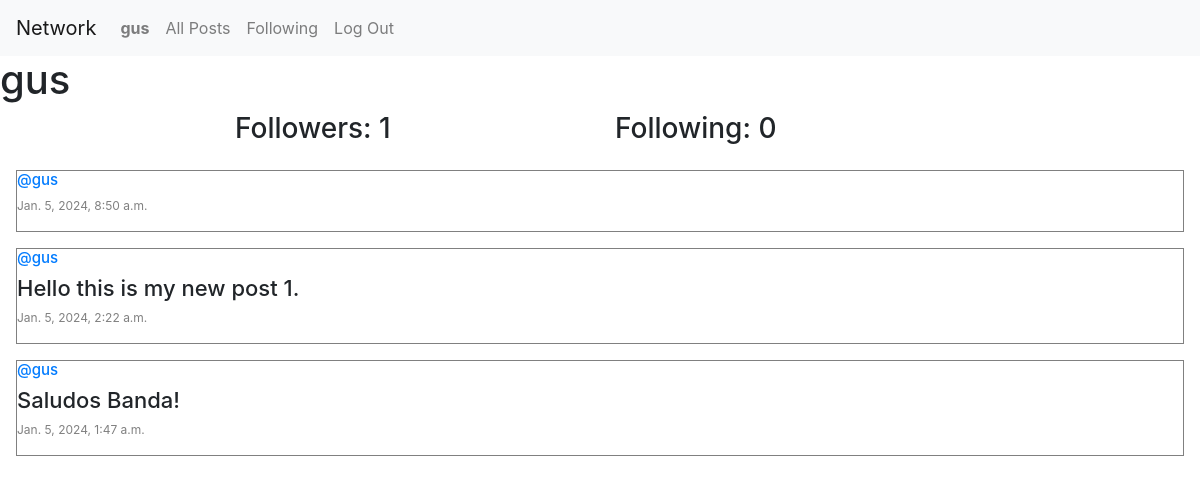
/profile/1 (signed in), run on the app's committed database.
### network/models.py (models this page shows, shortened)
class User(AbstractUser):
    pass

class Post(models.Model):
    content = models.CharField(max_length=140)
    user = models.ForeignKey(User, on_delete=models.CASCADE, related_name="author")
    date = models.DateTimeField(auto_now_add=True)

### network/views.py (the view)
# urls.py: path("profile/<int:user_id>", views.profile, name="profile"),
def profile(request, user_id):
    user = User.objects.get(pk=user_id)
    all_posts = Post.objects.filter(user=user).order_by("id").reverse()
    username = user.username
    following = Follow.objects.filter(user=user)
    followers = Follow.objects.filter(user_follower=user)
    try:
        check_follow = followers.filter(user=User.objects.get(pk=request.user.id))
        if len(check_follow) != 0:
            is_following = True
        else:
            is_following = False
    except:
        is_following = False
    paginator = Paginator(all_posts, 10)
    page_number = request.GET.get("page")
    posts_on_page = paginator.get_page(page_number)
    return render(
        request,
        "network/profile.html",
        {
            "all_posts": all_posts,
            "posts_on_page": posts_on_page,
            "username": username,
            "following": following,
            "followers": followers,
            "is_following": is_following,
            "user_profile": user,
        },
    )

### network/templates/network/profile.html (shortened to what this page needs)
{% extends "network/layout.html" %}
{% block body %}
    <h1>{{ username }}</h1>
        <div class="container">
            <div class="row d-flex justify-content-center">
                <h3 class="col-4">Followers: {{ followers.count }} </h3>
                <h3 class="col-4">Following: {{ following.count }} </h3>
            </div>
        </div>
        <div>
        {% for post in posts_on_page %}
            <div style="border: solid .1px gray; margin: 1em;" >
                <h5 style="font-size: 15px;"><a href="{% url 'profile' user_id=post.user.id %}">@{{ post.user }}</a></h5>
                <h6 style="font-size: 22px;">{{ post.content }}</h6>
                <p style="color: gray; font-size: 12px;">{{ post.date }}</p>
            </div>
        {% endfor %}
        </div>
{% endblock %}

### network/templates/network/layout.html (shortened to what this page needs)
{% load static %}
<!DOCTYPE html>
<html lang="en">
    <head>
        <link rel="stylesheet" href="https://stackpath.bootstrapcdn.com/bootstrap/4.4.1/css/bootstrap.min.css">
        <link href="{% static 'network/styles.css' %}" rel="stylesheet">
    </head>
    <body>
        <nav class="navbar navbar-expand-lg navbar-light bg-light">
            <a class="navbar-brand" href="#">Network</a>
            <div>
                <ul class="navbar-nav mr-auto">
                    {% if user.is_authenticated %}
                        <li class="nav-item">
                            <a class="nav-link" href="{% url 'profile' user_id=user.id %}"><strong>{{ user.username }}</strong></a>
                        </li>
                    {% endif %}
                    <li class="nav-item">
                        <a class="nav-link" href="{% url 'index' %}">All Posts</a>
                    </li>
                    {% if user.is_authenticated %}
                        <li class="nav-item">
                            <a class="nav-link" href="{% url 'following' %}">Following</a>
                        </li>
                        <li class="nav-item">
                            <a class="nav-link" href="{% url 'logout' %}">Log Out</a>
                        </li>
                    {% endif %}
                </ul>
            </div>
        </nav>
        <div class="body">
            {% block body %}
            {% endblock %}
        </div>
    </body>
</html>

### data on the page
User: username "gus"
Post: user "gus", date "Jan. 5, 2024, 8:50 a.m."
Post: user "gus", content "Hello this is my new post 1.", date "Jan. 5, 2024, 2:22 a.m."
Post: user "gus", content "Saludos Banda!", date "Jan. 5, 2024, 1:47 a.m."

### other printed values
{{ followers.count }} "1"
{{ following.count }} "0"
